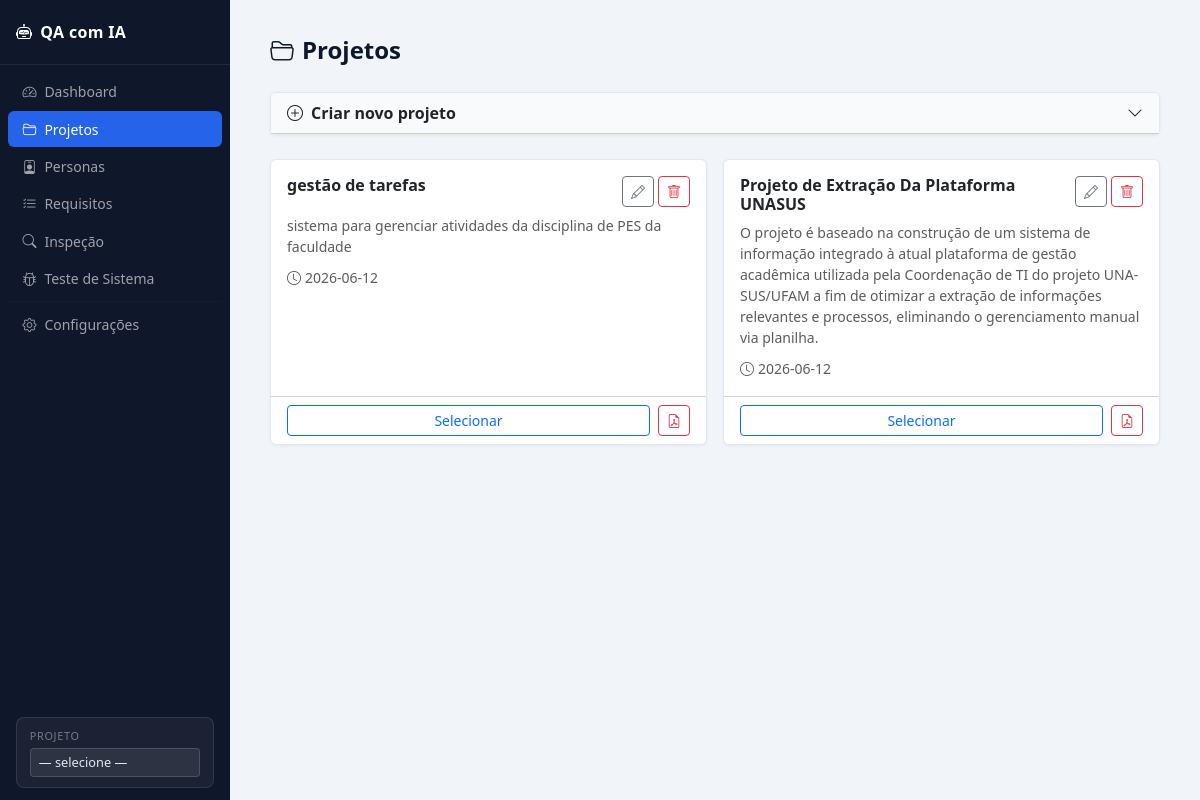
Page /projetos on the committed database.
### tables this page shows
CREATE TABLE projects (
            id TEXT PRIMARY KEY,
            name TEXT NOT NULL,
            description TEXT NOT NULL,
            status TEXT NOT NULL DEFAULT 'active',
            created_at TEXT NOT NULL
        );

### src/web/routes.py (the view, shortened to what this page needs)
    @app.route("/projetos", methods=["GET", "POST"])
    def projetos():
        form_data = None
        return render_template("projetos.html", projects=list_projects(), form_data=form_data)

### src/Database/database.py (called while the page is built)
def get_connection() -> sqlite3.Connection:
    conn = sqlite3.connect(str(DB_PATH))
    conn.row_factory = sqlite3.Row
    conn.execute("PRAGMA foreign_keys = ON")
    return conn

### src/Database/repositories/project_repository.py (called while the page is built)
def list_projects() -> list[dict]:
    conn = get_connection()
    rows = conn.execute('SELECT * FROM projects ORDER BY created_at DESC').fetchall()
    conn.close()
    return [dict(r) for r in rows]

### src/web/templates/projetos.html (shortened to what this page needs)
{% extends "base.html" %}
{% set active_page = "projetos" %}
{% block content %}
<div class="page-title"><i class="bi bi-folder2-open me-2"></i>Projetos</div>
<div class="card mb-4">
  <div class="card-header" data-bs-toggle="collapse" data-bs-target="#formCriar" style="cursor:pointer">
    <i class="bi bi-plus-circle me-2"></i>Criar novo projeto
    <i class="bi bi-chevron-down float-end"></i>
  </div>
</div>
{% if projects %}
<div class="row g-3">
  {% for p in projects %}
  <div class="col-md-6">
    <div class="card h-100 {% if session.project_id == p.id %}border-success border-2{% endif %}">
      <div class="card-body">
        <div class="d-flex justify-content-between align-items-start mb-2">
          <h6 class="card-title mb-0 fw-bold">
            {{ p.name }}
          </h6>
          <div class="d-flex gap-1">
            <button class="btn btn-sm btn-outline-secondary"
              data-bs-toggle="modal" data-bs-target="#modalEdit{{ loop.index }}">
              <i class="bi bi-pencil"></i>
            </button>
            <button class="btn btn-sm btn-outline-danger"
              data-bs-toggle="modal" data-bs-target="#modalDel{{ loop.index }}">
              <i class="bi bi-trash"></i>
            </button>
          </div>
        </div>
        <p class="text-muted small mb-2">{{ p.description }}</p>
        <small class="text-muted"><i class="bi bi-clock me-1"></i>{{ p.get('created_at', '')[:10] }}</small>
      </div>
      <div class="card-footer bg-transparent d-flex gap-2">
        <form method="post" action="/projetos/{{ p.id }}/ativar" class="flex-grow-1">
          <button class="btn btn-sm w-100 {% if session.project_id == p.id %}btn-success{% else %}btn-outline-primary{% endif %}"
            {% if session.project_id == p.id %}disabled{% endif %}>
            {% if session.project_id == p.id %}<i class="bi bi-check me-1"></i>Ativo{% else %}Selecionar{% endif %}
          </button>
        </form>
        <a href="/projetos/{{ p.id }}/relatorio"
           class="btn btn-sm btn-outline-danger"
           title="Baixar relatório completo em PDF">
          <i class="bi bi-file-earmark-pdf"></i>
        </a>
      </div>
    </div>
  </div>
  {% endfor %}
</div>
{% else %}
<div class="text-center text-muted py-5">
  <i class="bi bi-folder2-open fs-1 d-block mb-2"></i>
  Nenhum projeto cadastrado ainda.
</div>
{% endif %}
{% endblock %}

### src/web/templates/base.html (shortened to what this page needs)
<!DOCTYPE html>
<html lang="pt-BR">
<head>
  <link rel="stylesheet" href="https://cdn.jsdelivr.net/npm/bootstrap@5.3.3/dist/css/bootstrap.min.css">
  <link rel="stylesheet" href="https://cdn.jsdelivr.net/npm/bootstrap-icons@1.11.3/font/bootstrap-icons.min.css">
</head>
<body>
<nav class="sidebar">
  <div class="brand"><i class="bi bi-robot me-2"></i>QA com IA</div>
  <div class="nav flex-column py-2">
    <a href="/"         class="nav-link {% if active_page == 'dashboard' %}active{% endif %}"><i class="bi bi-speedometer2"></i>Dashboard</a>
    <a href="/projetos" class="nav-link {% if active_page == 'projetos'  %}active{% endif %}"><i class="bi bi-folder2-open"></i>Projetos</a>
    <a href="/personas" class="nav-link {% if active_page == 'personas'  %}active{% endif %}"><i class="bi bi-person-badge"></i>Personas</a>
    <a href="/requisitos" class="nav-link {% if active_page == 'requisitos' %}active{% endif %}"><i class="bi bi-list-check"></i>Requisitos</a>
    <a href="/inspecao" class="nav-link {% if active_page == 'inspecao'  %}active{% endif %}"><i class="bi bi-search"></i>Inspeção</a>
    <a href="/teste"    class="nav-link {% if active_page == 'teste'     %}active{% endif %}"><i class="bi bi-bug"></i>Teste de Sistema</a>
    <hr style="border-color:rgba(255,255,255,.08);margin:4px 8px">
    <a href="/configuracoes" class="nav-link {% if active_page == 'configuracoes' %}active{% endif %}"><i class="bi bi-gear"></i>Configurações</a>
  </div>
  <div class="mt-auto pb-2 px-1">
    {% if sidebar_projects %}
    <form method="post" action="/sidebar/selecionar" id="sidebarForm">
      <div class="ctx-box mb-1">
        <div class="ctx-label mb-1">Projeto</div>
        <select name="project_id" class="form-select form-select-sm sidebar-select"
          onchange="submitSidebar('project')">
          <option value="">— selecione —</option>
        </select>
      </div>
    </form>
    {% endif %}
  </div>
</nav>
<main class="main">
  {% block content %}{% endblock %}
</main>
</body>
</html>

### src/web/templates/base.html (style rules this page uses)
:root { --sidebar: 230px; }
body { background: #f1f5f9; }
.sidebar { width: var(--sidebar); min-height: 100vh; background: #0f172a; position: fixed; top: 0; left: 0; overflow-y: auto; z-index: 200; display: flex; flex-direction: column; }
.sidebar .brand { padding: 1.25rem 1rem; color: #fff; font-weight: 700; font-size: 1rem; letter-spacing: .02em; border-bottom: 1px solid rgba(255,255,255,.08); }
.sidebar .nav-link { color: rgba(255,255,255,.6); padding: .45rem .9rem; border-radius: 6px; margin: 1px 8px; font-size: .875rem; display: flex; align-items: center; gap: .5rem; transition: background .15s, color .15s; }
.sidebar .nav-link.active { color: #fff; background: #2563eb; }
.ctx-box { margin: .5rem .75rem; padding: .6rem .8rem; background: rgba(255,255,255,.05); border: 1px solid rgba(255,255,255,.1); border-radius: 8px; }
.ctx-box .ctx-label { color: rgba(255,255,255,.4); font-size: .68rem; text-transform: uppercase; letter-spacing: .06em; }
.main { margin-left: var(--sidebar); min-height: 100vh; padding: 2rem 2.5rem; }
.page-title { font-size: 1.5rem; font-weight: 700; color: #0f172a; margin-bottom: 1.5rem; }
.card { border: 1px solid #e2e8f0; box-shadow: 0 1px 3px rgba(0,0,0,.06); }
.card-header { background: #f8fafc; font-weight: 600; }
.sidebar-select { background: rgba(255,255,255,.08); border: 1px solid rgba(255,255,255,.15); color: #e2e8f0; font-size: .8rem; }
.sidebar-select option { background: #1e293b; color: #e2e8f0; }

### rows in the picture
projects: name "gestão de tarefas", description "sistema para gerenciar atividades da disciplina de PES da faculdade", created_at "2026-06-12", shows "Selecionar"
projects: name "Projeto de Extração Da Plataforma UNASUS", description "O projeto é baseado na construção de um sistema de informação integrado à atual plataforma de gestão acadêmica utilizada pela Coordenação de TI do projeto UNA-SUS/UFAM a fim de otimizar a extração de informações relevantes e processos, eliminando o gerenciamento manual via planilha.", created_at "2026-06-12", shows "Selecionar"
